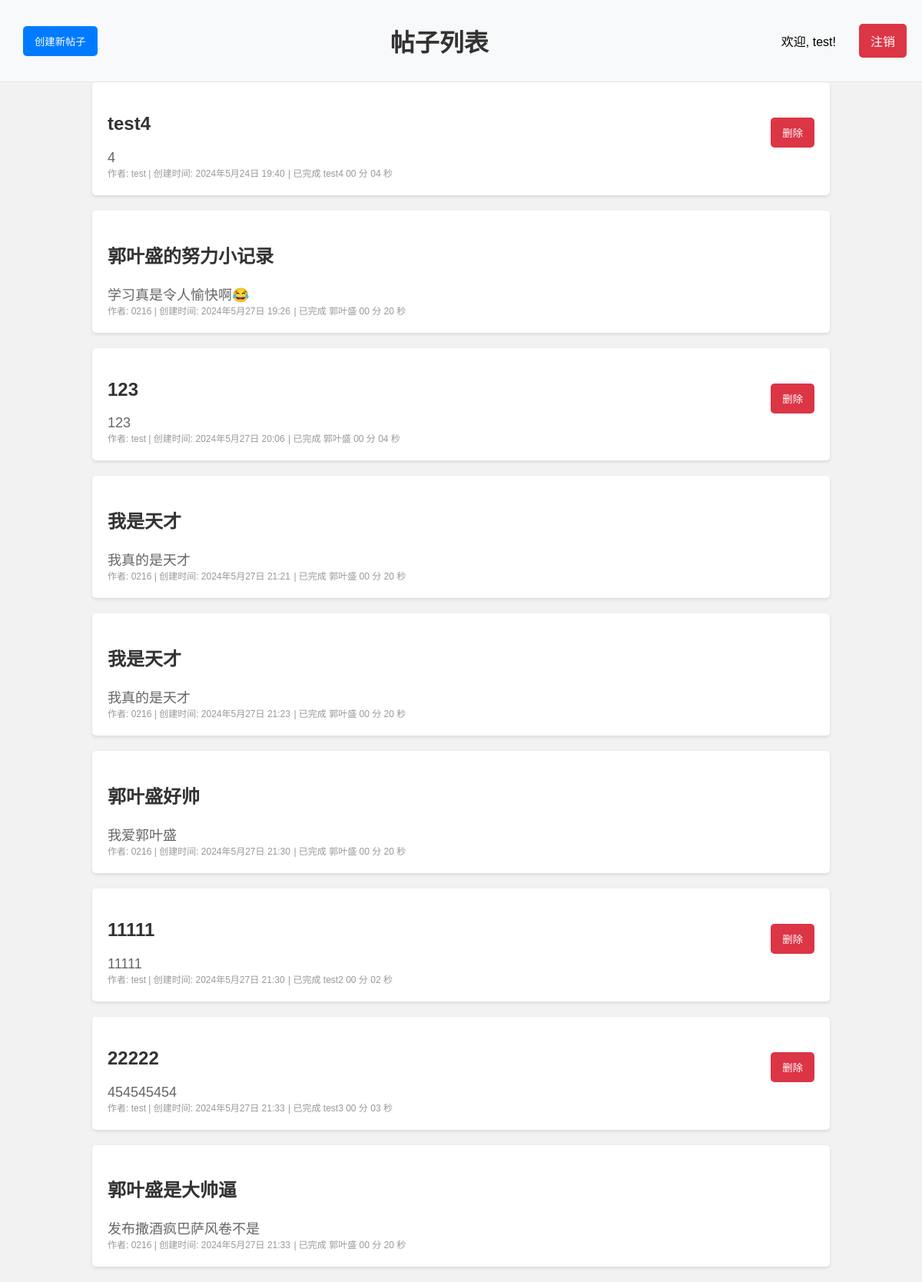
The app's page / (signed in), older data.
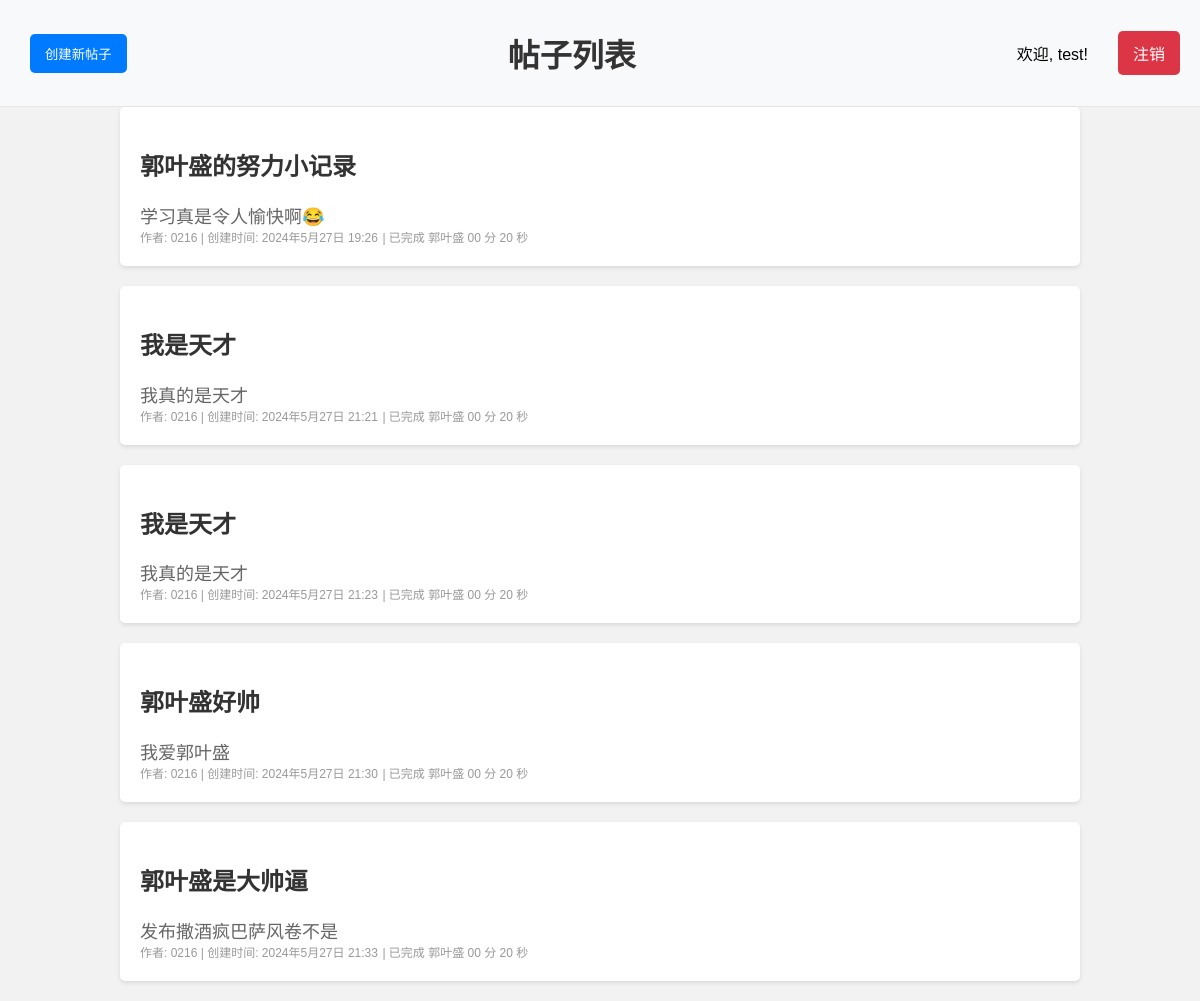
The same page, newer data.
### community/models.py (models this page shows, shortened)
class Post(models.Model):
    title = models.CharField(max_length=200)
    content = models.TextField()
    author = models.ForeignKey(User, on_delete=models.CASCADE)
    created_at = models.DateTimeField(auto_now_add=True)
    task = models.CharField(max_length=200, default='')
    task_time = models.CharField(max_length=200, default='')
    class Meta:
        db_table = 'article_tb'  #定义表名
        verbose_name = '文章'  #后台显示
        verbose_name_plural = verbose_name  #后台显示的复数

### community/views.py (the view)
# urls.py: path('', views.post_list, name='post_list'),
@login_required
def post_list(request):
    posts = Post.objects.all()
    return render(request, 'community/post_list.html', {'posts': posts})

### community/templatetags/filters.py (called while the page is built)
@register.filter
def time_format(value):
    minutes, seconds = value.split(':')
    return f'{minutes} 分 {seconds} 秒'

### community/templates/community/post_list.html (shortened to what this page needs)
{% load static %}
{% load filters %}
<link rel="stylesheet" href="{% static 'community/post_list_style.css' %}">
<!DOCTYPE html>
<html lang="zh">
<head>
</head>
<body>
    <div class="navbar">
        <div class="navbar-left">
            {% if user.is_authenticated %}
                <button onclick="location.href='{% url 'post_create' %}'">创建新帖子</button>
            {% endif %}
        </div>
        <h1>帖子列表</h1>
        <div class="navbar-right">
            {% if user.is_authenticated %}
                <p>欢迎, {{ user.username }}!</p>
                <a href="{% url 'logout' %}" class="red-button">注销</a>
            {% else %}
                <a href="{% url 'login' %}">登录</a>
                <a href="{% url 'signup' %}">注册</a>
            {% endif %}
        </div>
    </div>
    <div class="content">
        {% if posts %}
            <ul>
                {% for post in posts %}
                    <li>
                        <div>
                            <h2><a href="{% url 'post_detail' post.id %}">{{ post.title }}</a></h2>
                            <p>{{ post.content }}</p>
                            <p1>作者: {{ post.author.username }} | 创建时间: {{ post.created_at }}</p1>
                            {% if post.task and post.task_time %}
                                <p1>| 已完成 {{ post.task }} {{ post.task_time|time_format }}</p1>
                            {% endif %}
                        </div>
                        {% if user.is_authenticated and user == post.author %}
                            <form method="post" action="{% url 'delete_post' post.id %}">
                                <button type="submit" class="red-button">删除</button>
                            </form>
                        {% endif %}
                    </li>
                {% endfor %}
            </ul>
        {% else %}
            <p>暂时没有帖子。</p>
        {% endif %}
    </div>
</body>
</html>

### community/static/community/post_list_style.css (style rules this page uses)
body { font-family: Arial, sans-serif; background-color: #f2f2f2; margin: 0; padding: 0; }
h1 { color: #333; margin-top: 20px; margin-bottom: 20px; text-align: center; }
ul { list-style-type: none; padding: 0; margin: 0 10%; }
li { background-color: #fff; margin-bottom: 20px; padding: 20px; border-radius: 5px; box-shadow: 0 2px 4px rgba(0, 0, 0, 0.1); display: flex; justify-content: space-between; align-items: center; }
h2 a { color: #333; text-decoration: none; }
li p { color: #666; margin: 0; font-size: 18px; }
li p1 { color: #999; margin: 0; font-size: 12px; }
.navbar { background-color: #f8f9fa; padding: 10px 20px; display: flex; justify-content: space-between; align-items: center; border-bottom: 1px solid #e7e7e7; }
.navbar-right { display: flex; align-items: center; }
.navbar-right p { margin-right: 20px; }
.navbar-right button, .navbar-right a, .navbar-left button { background-color: #007bff; color: white; padding: 10px 15px; border: none; border-radius: 5px; text-decoration: none; cursor: pointer; margin-left: 10px; }
.navbar-left { display: flex; align-items: center; }
.red-button, .navbar-right .red-button { background-color: #dc3545; color: white; padding: 10px 15px; border: none; border-radius: 5px; cursor: pointer; text-decoration: none; margin-left: 10px; }

Row changes from the older to the newer data that the page shows:
removed Post: title "test4", content "4", author.username "test", created_at "2024年5月24日 19:40", task "test4", task_time "00 分 04 秒", shows "删除"
removed Post: title "123", content "123", author.username "test", created_at "2024年5月27日 20:06", task "郭叶盛", task_time "00 分 04 秒", shows "删除"
removed Post: title "11111", content "11111", author.username "test", created_at "2024年5月27日 21:30", task "test2", task_time "00 分 02 秒", shows "删除"
removed Post: title "22222", content "454545454", author.username "test", created_at "2024年5月27日 21:33", task "test3", task_time "00 分 03 秒", shows "删除"
